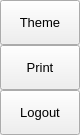
                 <widget class="QFrame" name="extraRightBox">
                  <property name="minimumSize">
                   <size>
                    <width>0</width>
                    <height>0</height>
                   </size>
                  </property>
                  <property name="maximumSize">
                   <size>
                    <width>0</width>
                    <height>16777215</height>
                   </size>
                  </property>
                  <property name="frameShape">
                   <enum>QFrame::NoFrame</enum>
                  </property>
                  <property name="frameShadow">
                   <enum>QFrame::Raised</enum>
                  </property>
                  <layout class="QVBoxLayout" name="verticalLayout_7">
                   <property name="spacing">
                    <number>0</number>
                   </property>
                   <property name="leftMargin">
                    <number>0</number>
                   </property>
                   <property name="topMargin">
                    <number>0</number>
                   </property>
                   <property name="rightMargin">
                    <number>0</number>
                   </property>
                   <property name="bottomMargin">
                    <number>0</number>
                   </property>
                   <item>
                    <widget class="QFrame" name="themeSettingsTopDetail">
                     <property name="maximumSize">
                      <size>
                       <width>16777215</width>
                       <height>3</height>
                      </size>
                     </property>
                     <property name="frameShape">
                      <enum>QFrame::NoFrame</enum>
                     </property>
                     <property name="frameShadow">
                      <enum>QFrame::Raised</enum>
                     </property>
                    </widget>
                   </item>
                   <item>
                    <widget class="QFrame" name="contentSettings">
                     <property name="frameShape">
                      <enum>QFrame::NoFrame</enum>
                     </property>
                     <property name="frameShadow">
                      <enum>QFrame::Raised</enum>
                     </property>
                     <layout class="QVBoxLayout" name="verticalLayout_13">
                      <property name="spacing">
                       <number>0</number>
                      </property>
                      <property name="leftMargin">
                       <number>0</number>
                      </property>
                      <property name="topMargin">
                       <number>0</number>
                      </property>
                      <property name="rightMargin">
                       <number>0</number>
                      </property>
                      <property name="bottomMargin">
                       <number>0</number>
                      </property>
                      <item alignment="Qt::AlignTop">
                       <widget class="QFrame" name="topMenus">
                        <property name="frameShape">
                         <enum>QFrame::NoFrame</enum>
                        </property>
                        <property name="frameShadow">
                         <enum>QFrame::Raised</enum>
                        </property>
                        <layout class="QVBoxLayout" name="verticalLayout_14">
                         <property name="spacing">
                          <number>0</number>
                         </property>
                         <property name="leftMargin">
                          <number>0</number>
                         </property>
                         <property name="topMargin">
                          <number>0</number>
                         </property>
                         <property name="rightMargin">
                          <number>0</number>
                         </property>
                         <property name="bottomMargin">
                          <number>0</number>
                         </property>
                         <item>
                          <widget class="QPushButton" name="btn_theme">
                           <property name="sizePolicy">
                            <sizepolicy hsizetype="Expanding" vsizetype="Fixed">
                             <horstretch>0</horstretch>
                             <verstretch>0</verstretch>
                            </sizepolicy>
                           </property>
                           <property name="minimumSize">
                            <size>
                             <width>0</width>
                             <height>45</height>
                            </size>
                           </property>
                           <property name="font">
                            <font>
                             <family>Segoe UI</family>
                             <pointsize>10</pointsize>
                             <italic>false</italic>
                             <bold>false</bold>
                            </font>
                           </property>
                           <property name="cursor">
                            <cursorShape>PointingHandCursor</cursorShape>
                           </property>
                           <property name="layoutDirection">
                            <enum>Qt::LeftToRight</enum>
                           </property>
                           <property name="styleSheet">
                            <string notr="true">background-image: url(:/icons/images/icons/cil-envelope-change.png);</string>
                           </property>
                           <property name="text">
                            <string>Theme</string>
                           </property>
                          </widget>
                         </item>
                         <item>
                          <widget class="QPushButton" name="btn_print">
                           <property name="sizePolicy">
                            <sizepolicy hsizetype="Expanding" vsizetype="Fixed">
                             <horstretch>0</horstretch>
                             <verstretch>0</verstretch>
                            </sizepolicy>
                           </property>
                           <property name="minimumSize">
                            <size>
                             <width>0</width>
                             <height>45</height>
                            </size>
                           </property>
                           <property name="font">
                            <font>
                             <family>Segoe UI</family>
                             <pointsize>10</pointsize>
                             <italic>false</italic>
                             <bold>false</bold>
                            </font>
                           </property>
                           <property name="cursor">
                            <cursorShape>PointingHandCursor</cursorShape>
                           </property>
                           <property name="layoutDirection">
                            <enum>Qt::LeftToRight</enum>
                           </property>
                           <property name="styleSheet">
                            <string notr="true">background-image: url(:/icons/images/icons/cil-print.png);</string>
                           </property>
                           <property name="text">
                            <string>Print</string>
                           </property>
                          </widget>
                         </item>
                         <item>
                          <widget class="QPushButton" name="btn_logout">
                           <property name="sizePolicy">
                            <sizepolicy hsizetype="Expanding" vsizetype="Fixed">
                             <horstretch>0</horstretch>
                             <verstretch>0</verstretch>
                            </sizepolicy>
                           </property>
                           <property name="minimumSize">
                            <size>
                             <width>0</width>
                             <height>45</height>
                            </size>
                           </property>
                           <property name="font">
                            <font>
                             <family>Segoe UI</family>
                             <pointsize>10</pointsize>
                             <italic>false</italic>
                             <bold>false</bold>
                            </font>
                           </property>
                           <property name="cursor">
                            <cursorShape>PointingHandCursor</cursorShape>
                           </property>
                           <property name="layoutDirection">
                            <enum>Qt::LeftToRight</enum>
                           </property>
                           <property name="styleSheet">
                            <string notr="true">background-image: url(:/icons/images/icons/cil-account-logout.png);</string>
                           </property>
                           <property name="text">
                            <string>Logout</string>
                           </property>
                          </widget>
                         </item>
                        </layout>
                       </widget>
                      </item>
                     </layout>
                    </widget>
                   </item>
                  </layout>
                 </widget>
